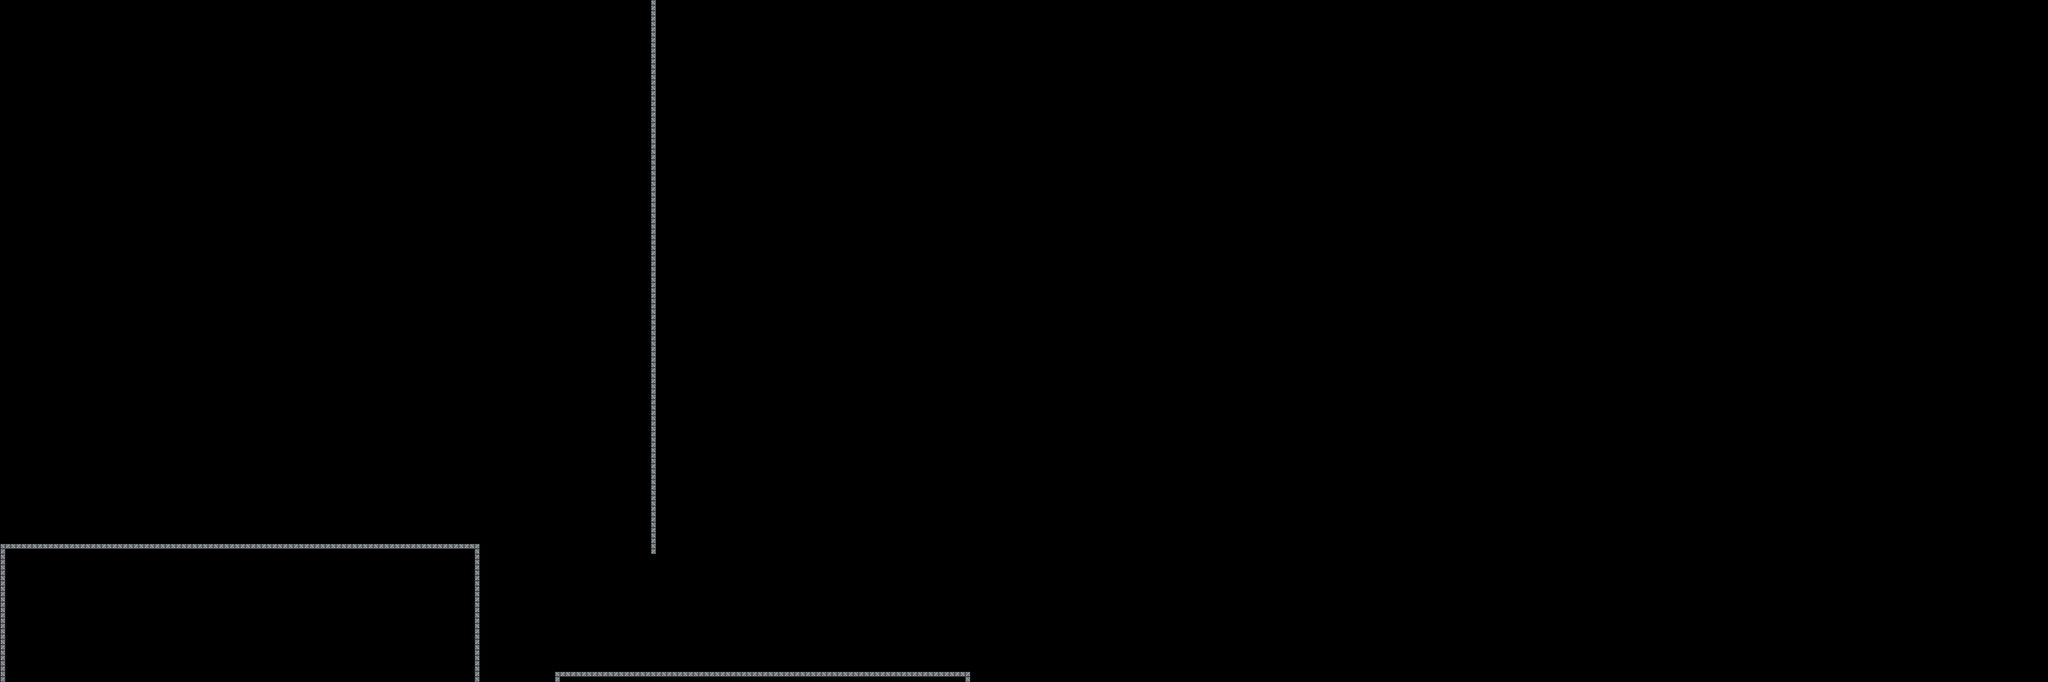

The image is a tile-based game level rendered from a .tmx file. Its description and source (layers, tilesets, objects; grid data summarised) follow:
An orthogonal 192x64 tile map with 16x16 px tiles, 1 tile layer (tiles) and 43 objects.

<map version="1.4" tiledversion="1.4.1" orientation="orthogonal" renderorder="right-down" width="192" height="64" tilewidth="16" tileheight="16" infinite="0" nextlayerid="7" nextobjectid="75">
 <tileset firstgid="1" name="tiles" tilewidth="16" tileheight="16" tilecount="16" columns="4">
  <image source="../../images/tilesets/tiles.png" width="64" height="64" />
 </tileset>
 <objectgroup id="2" name="sw-triangles">
  <object id="1" x="32" y="608" width="32" height="208" />
  <object id="2" x="32" y="624" width="48" height="192" />
  <object id="3" x="32" y="640" width="64" height="176" />
  <object id="4" x="32" y="656" width="80" height="160" />
  <object id="5" x="32" y="672" width="96" height="144" />
  <object id="6" x="32" y="688" width="112" height="128" />
  <object id="7" x="32" y="704" width="130" height="112" />
  <object id="8" x="32" y="720" width="148" height="96" />
  <object id="9" x="32" y="736" width="160" height="80" />
  <object id="10" x="32" y="752" width="176" height="64" />
  <object id="11" x="32" y="768" width="208" height="48" />
  <object id="12" x="32" y="784" width="260" height="32" />
  <object id="13" x="32" y="800" width="320" height="16" />
  <object id="18" x="32" y="32" width="12" height="782.667" />
  <object id="37" x="32" y="240" width="24" height="578.047" />
  <object id="59" x="848" y="784" width="16" height="224" />
  <object id="60" x="848" y="816" width="32" height="192" />
  <object id="61" x="848" y="848" width="48" height="160" />
  <object id="62" x="848" y="880" width="64" height="128" />
  <object id="63" x="848" y="896" width="80" height="112" />
  <object id="64" x="848" y="912" width="96" height="96" />
  <object id="65" x="848" y="928" width="128" height="80" />
  <object id="66" x="848" y="944" width="160" height="64" />
  <object id="67" x="848" y="960" width="208" height="48" />
  <object id="68" x="848" y="976" width="256" height="32" />
  <object id="69" x="848" y="992" width="320" height="16" />
 </objectgroup>
 <objectgroup id="3" name="squares">
  <object id="14" x="32" y="815.788" width="688" height="16" />
  <object id="26" x="0" y="32" width="32" height="800" />
  <object id="40" x="832" y="449.333" width="16" height="574.667" />
  <object id="44" x="976" y="0" width="16" height="832" />
  <object id="46" x="848" y="1008" width="606" height="16" />
  <object id="74" x="704" y="704" width="16" height="112" />
 </objectgroup>
 <objectgroup id="6" name="end">
  <object id="35" x="2592" y="880" width="16" height="64" />
 </objectgroup>
 <objectgroup id="4" name="se-triangles">
  <object id="19" x="631" y="756" width="73" height="60" />
  <object id="20" x="576" y="768" width="128" height="48" />
  <object id="21" x="498" y="784" width="205.333" height="32" />
  <object id="22" x="432" y="800" width="272" height="16" />
  <object id="38" x="667.667" y="740.333" width="36.3333" height="75.3333" />
  <object id="42" x="688" y="704" width="16" height="112" />
  <object id="70" x="1376" y="944" width="78.0991" height="64.4617" />
  <object id="71" x="1328" y="960" width="126" height="48" />
  <object id="72" x="1248" y="976" width="205.333" height="32" />
  <object id="73" x="1184" y="992" width="270" height="16" />
 </objectgroup>
 <layer id="5" name="tiles" width="192" height="64">
  <data>[12288 cells, 160 non-empty, 6 distinct tile ids]</data>
 </layer>
</map>
